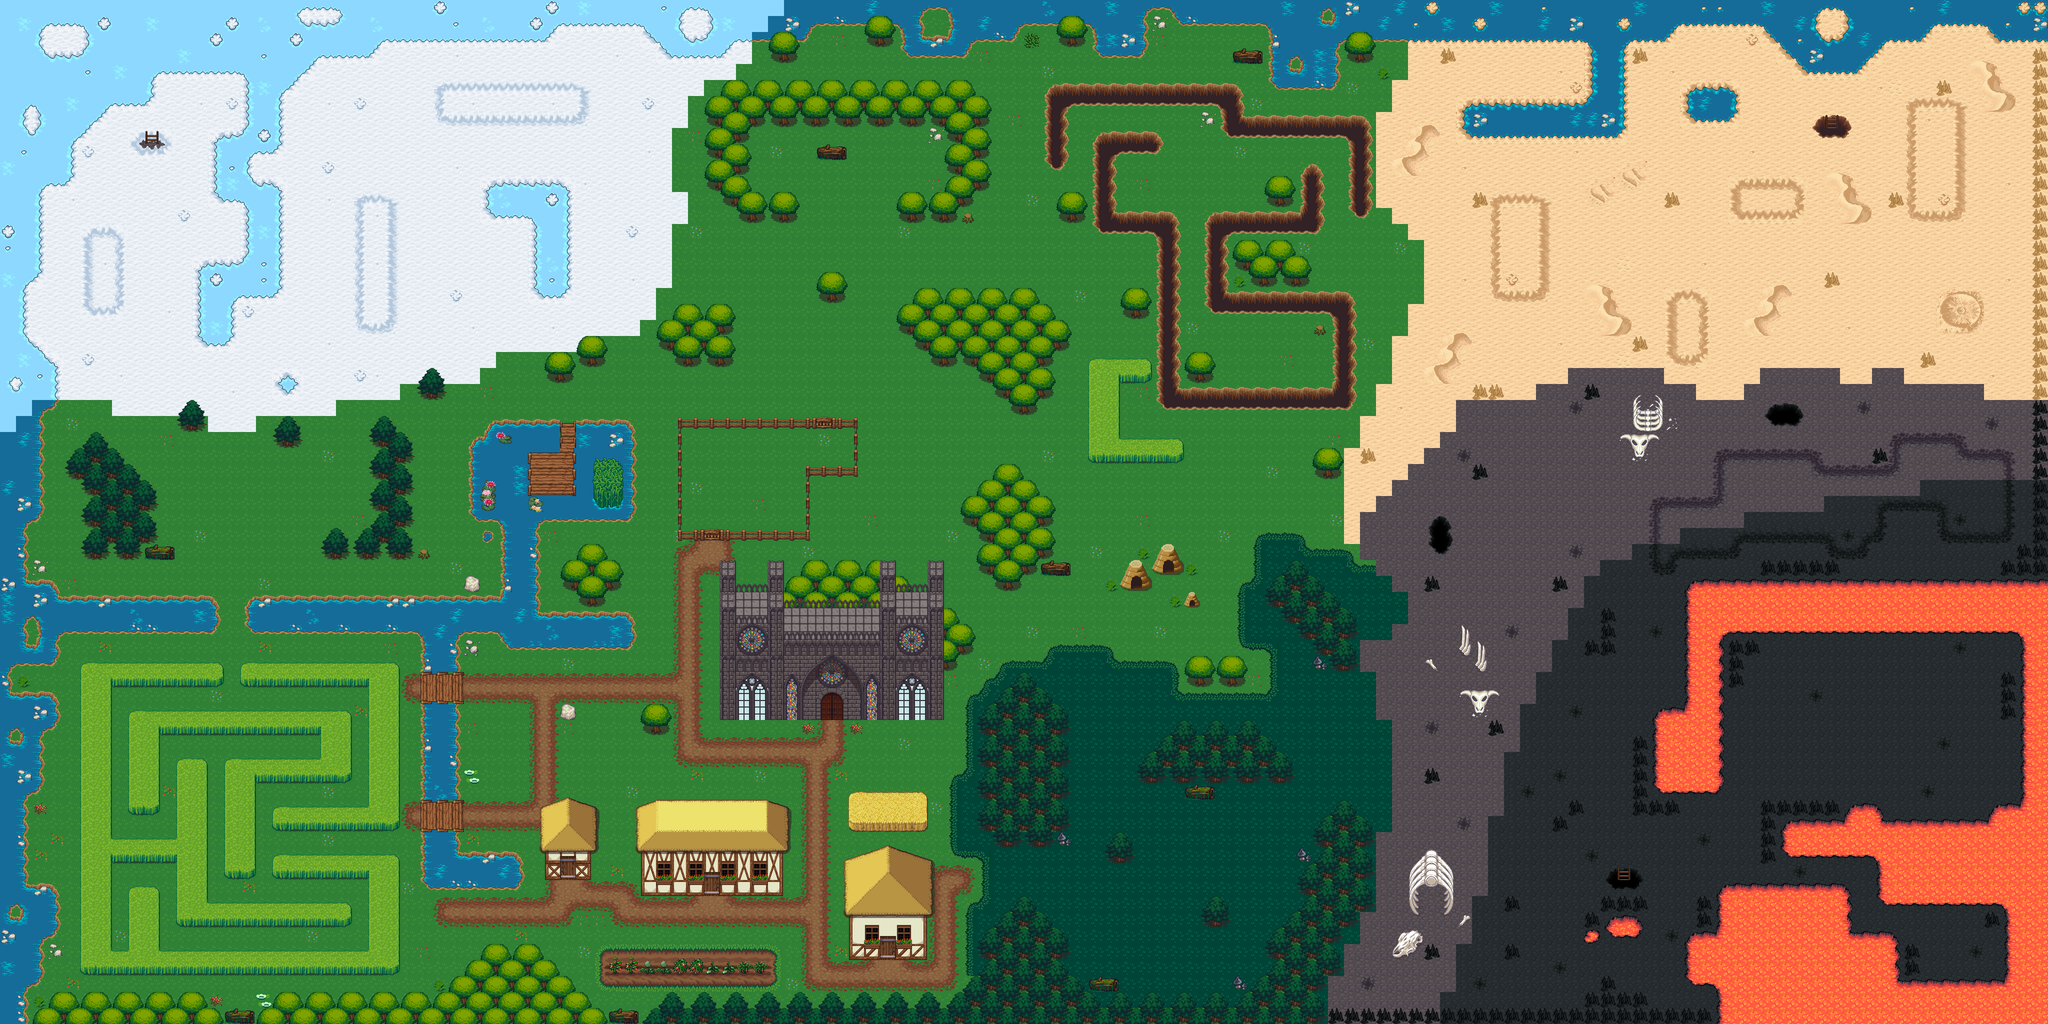

A level layout from a 2D game, rendered from its tile map. Below: a short description, then the map file with tile-grid data replaced by summaries:
An orthogonal 128x64 tile map with 32x32 px tiles, 6 tile layers (Tile Layer 1, WalkIn, Tile Layer 2, Tile Layer 3, ...), 11 tilesets.

<map version="1.0" tiledversion="2018.03.21" orientation="orthogonal" renderorder="right-down" width="128" height="64" tilewidth="32" tileheight="32" infinite="0" nextobjectid="1">
 <tileset firstgid="1" source="forest_tiles.tsx" />
 <tileset firstgid="257" source="Terrain.tsx" />
 <tileset firstgid="1281" source="beach-desert.tsx" />
 <tileset firstgid="1537" source="farming_fishing.tsx" />
 <tileset firstgid="1937" source="cottage.tsx" />
 <tileset firstgid="2193" source="doors.tsx" />
 <tileset firstgid="2449" source="windows.tsx" />
 <tileset firstgid="2705" source="thatched-roof.tsx" />
 <tileset firstgid="2961" source="plants.tsx" />
 <tileset firstgid="3069" source="fence.tsx" />
 <tileset firstgid="3087" source="castle8dark.tsx" />
 <layer name="Tile Layer 1" width="128" height="64">
  <data>[8192 cells, 8192 non-empty, 81 distinct tile ids]</data>
 </layer>
 <layer name="WalkIn" width="128" height="64">
  <data>[8192 cells, 3 non-empty, 3 distinct tile ids]</data>
 </layer>
 <layer name="Tile Layer 2" width="128" height="64">
  <data>[8192 cells, 2902 non-empty, 350 distinct tile ids]</data>
 </layer>
 <layer name="Tile Layer 3" width="128" height="64">
  <data>[8192 cells, 293 non-empty, 78 distinct tile ids]</data>
 </layer>
 <layer name="Tile Layer 4" width="128" height="64">
  <data>[8192 cells, 114 non-empty, 46 distinct tile ids]</data>
 </layer>
 <objectgroup name="Object Layer 1" />
 <layer name="Tile Layer 5" width="128" height="64">
  <data>[8192 cells, 0 non-empty, 0 distinct tile ids]</data>
 </layer>
</map>
